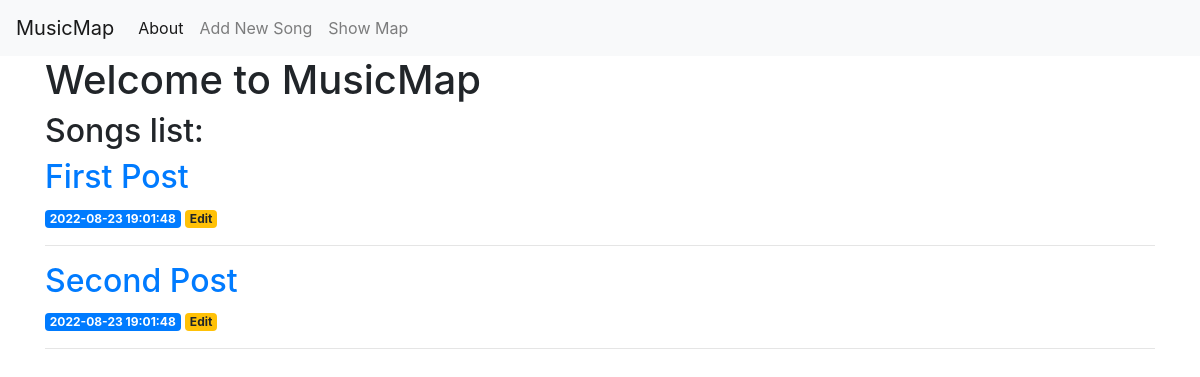
/, run on an earlier commit of the app's database.
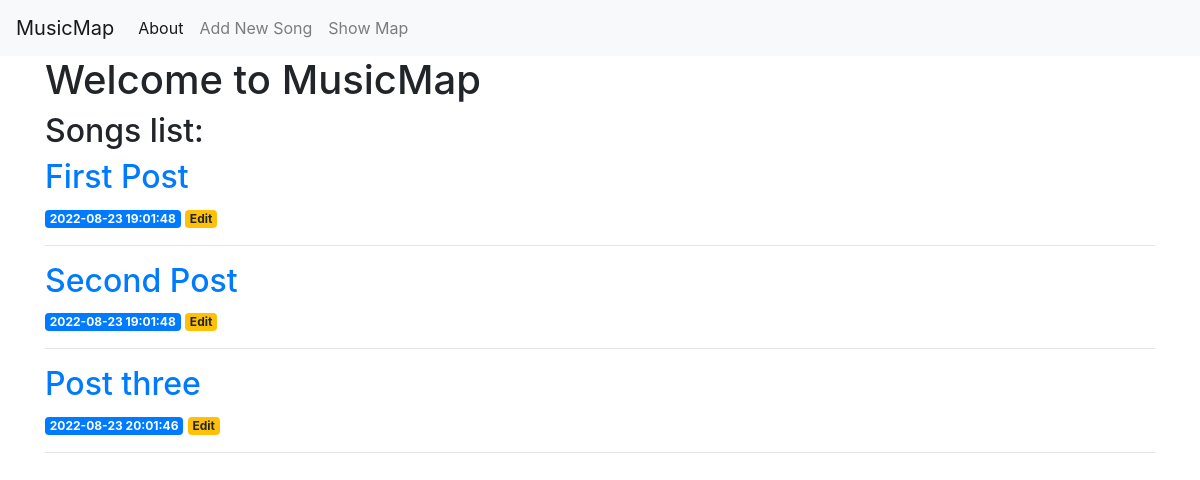
And on a later commit of the database.
### tables this page shows
CREATE TABLE posts(
    id INTEGER PRIMARY KEY AUTOINCREMENT,
    created TIMESTAMP NOT NULL DEFAULT CURRENT_TIMESTAMP,
    title TEXT NOT NULL,
    content TEXT NOT NULL
);

### app.py (the view)
@app.route('/')
def index():
    conn = get_db_connection()
    posts = conn.execute('SELECT * FROM posts').fetchall()
    conn.close()
    return render_template('index.html', posts=posts)

### app.py (called while the page is built)
def get_db_connection():
    conn = sqlite3.connect('database.db')
    conn.row_factory = sqlite3.Row
    return conn

### templates/index.html
{% extends 'base.html' %}
{% block content %}
    <h1>{% block title %} Welcome to MusicMap {% endblock %}</h1>
    <h2> Songs list: </h2>
    {% for post in posts %}
        <a href="{{ url_for('post', post_id=post['id']) }}">
            <h2>{{ post['title']}}</h2>
        </a>
        <span class="badge badge-primary">{{ post['created']}}</span>
        <a href="{{ url_for('edit', id=post['id']) }}">
            <span class="badge badge-warning">Edit</span>
        </a>
        <hr>
        {% endfor %}
{% endblock %}

What changed in the data, as far as the page shows it:
added posts: title "Post three", created "2022-08-23 20:01:46"
